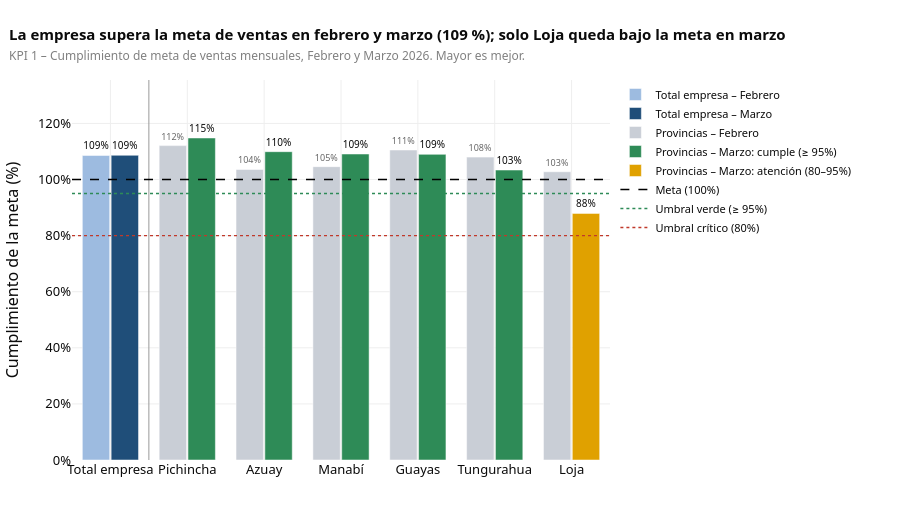

Source (notebook cell):
### Code cell
kg.fig_kpi(df, "k1", mes=3, leyenda_abajo=False,
           titulo="<b>La empresa supera la meta de ventas en febrero y marzo (109 %); solo Loja queda bajo la meta en marzo</b>").show()

### Figure 1 — Plotly figure (JSON) as saved in the notebook; plotly's stock layout.template omitted (floating-point values rounded to 4 significant figures)
{"data": [{"customdata": [[46300.0, 42640.0, 1654.0]], "hovertemplate": "<b>Total empresa</b> – Febrero<br>Cumplimiento de meta de ventas mensuales: %{y:.1f}%<br>Ventas: $%{customdata[0]:,.0f}<br>Meta: $%{customdata[1]:,.0f}<br>Ventas por día: $%{customdata[2]:,.0f}<extra></extra>", "marker": {"color": "#9dbbe0"}, "name": "Total empresa – Febrero", "offsetgroup": "ant", "text": ["109%"], "textfont": {"size": 10}, "textposition": "outside", "type": "bar", "x": ["Total empresa"], "y": [108.6]}, {"customdata": [[51290.0, 47200.0, 1654.0]], "hovertemplate": "<b>Total empresa</b> – Marzo<br>Cumplimiento de meta de ventas mensuales: %{y:.1f}%<br>Ventas: $%{customdata[0]:,.0f}<br>Meta: $%{customdata[1]:,.0f}<br>Ventas por día: $%{customdata[2]:,.0f}<extra></extra>", "marker": {"color": "#1f4e79"}, "name": "Total empresa – Marzo", "offsetgroup": "cur", "text": ["109%"], "textfont": {"size": 10}, "textposition": "outside", "type": "bar", "x": ["Total empresa"], "y": [108.6]}, {"customdata": [[12930.0, 11540.0, 461.9], [5588.0, 5394.0, 199.6], [5105.0, 4881.0, 182.3], [14970.0, 13540.0, 534.5], [4603.0, 4263.0, 164.4], [3103.0, 3019.0, 110.8]], "hovertemplate": "<b>%{x}</b> – Febrero<br>Cumplimiento de meta de ventas mensuales: %{y:.1f}%<br>Ventas: $%{customdata[0]:,.0f}<br>Meta: $%{customdata[1]:,.0f}<br>Ventas por día: $%{customdata[2]:,.0f}<extra></extra>", "marker": {"color": "#c9ced6"}, "name": "Provincias – Febrero", "offsetgroup": "ant", "text": ["112%", "104%", "105%", "111%", "108%", "103%"], "textfont": {"color": "#666", "size": 9}, "textposition": "outside", "type": "bar", "x": ["Pichincha", "Azuay", "Manabí", "Guayas", "Tungurahua", "Loja"], "y": [112.1, 103.6, 104.6, 110.5, 108.0, 102.8]}, {"customdata": [[14670.0, 12770.0, 473.2], [6565.0, 5972.0, 211.8], [5896.0, 5404.0, 190.2], [16340.0, 14990.0, 527.0], [4879.0, 4719.0, 157.4]], "hovertemplate": "<b>%{x}</b> – Marzo<br>Cumplimiento de meta de ventas mensuales: %{y:.1f}%<br>Ventas: $%{customdata[0]:,.0f}<br>Meta: $%{customdata[1]:,.0f}<br>Ventas por día: $%{customdata[2]:,.0f}<extra></extra>", "marker": {"color": "#2e8b57"}, "name": "Provincias – Marzo: cumple (≥ 95%)", "offsetgroup": "cur", "text": ["115%", "110%", "109%", "109%", "103%"], "textfont": {"size": 10}, "textposition": "outside", "type": "bar", "x": ["Pichincha", "Azuay", "Manabí", "Guayas", "Tungurahua"], "y": [114.8, 109.9, 109.1, 109.0, 103.4]}, {"customdata": [[2939.0, 3342.0, 94.81]], "hovertemplate": "<b>%{x}</b> – Marzo<br>Cumplimiento de meta de ventas mensuales: %{y:.1f}%<br>Ventas: $%{customdata[0]:,.0f}<br>Meta: $%{customdata[1]:,.0f}<br>Ventas por día: $%{customdata[2]:,.0f}<extra></extra>", "marker": {"color": "#e0a100"}, "name": "Provincias – Marzo: atención (80–95%)", "offsetgroup": "cur", "text": ["88%"], "textfont": {"size": 10}, "textposition": "outside", "type": "bar", "x": ["Loja"], "y": [87.94]}, {"line": {"color": "black", "dash": "dash", "width": 1.4}, "mode": "lines", "name": "Meta (100%)", "type": "scatter", "x": [null], "y": [null]}, {"line": {"color": "#2e8b57", "dash": "dot", "width": 1.4}, "mode": "lines", "name": "Umbral verde (≥ 95%)", "type": "scatter", "x": [null], "y": [null]}, {"line": {"color": "#c0392b", "dash": "dot", "width": 1.4}, "mode": "lines", "name": "Umbral crítico (80%)", "type": "scatter", "x": [null], "y": [null]}], "layout": {"bargap": 0.25, "bargroupgap": 0.05, "barmode": "group", "font": {"color": "#0b0b0b", "family": "system-ui, -apple-system, Segoe UI, sans-serif", "size": 13}, "height": 520, "hoverlabel": {"bgcolor": "white", "font": {"size": 12}}, "legend": {"font": {"size": 11}, "orientation": "v", "x": 1.01, "y": 1}, "margin": {"b": 60, "l": 60, "r": 290, "t": 80}, "paper_bgcolor": "rgba(0,0,0,0)", "plot_bgcolor": "white", "shapes": [{"line": {"color": "#999", "width": 1}, "type": "line", "x0": 0.5, "x1": 0.5, "xref": "x", "y0": 0, "y1": 1, "yref": "y domain"}, {"line": {"color": "black", "dash": "dash", "width": 1.4}, "type": "line", "x0": 0, "x1": 1, "xref": "x domain", "y0": 100, "y1": 100, "yref": "y"}, {"line": {"color": "#2e8b57", "dash": "dot", "width": 1.4}, "type": "line", "x0": 0, "x1": 1, "xref": "x domain", "y0": 95, "y1": 95, "yref": "y"}, {"line": {"color": "#c0392b", "dash": "dot", "width": 1.4}, "type": "line", "x0": 0, "x1": 1, "xref": "x domain", "y0": 80, "y1": 80, "yref": "y"}], "title": {"font": {"size": 15}, "text": "<b>La empresa supera la meta de ventas en febrero y marzo (109 %); solo Loja queda bajo la meta en marzo</b><br><span style='font-size:12px;color:gray'>KPI 1 – Cumplimiento de meta de ventas mensuales, Febrero y Marzo 2026. Mayor es mejor.</span>", "x": 0.01, "xanchor": "left"}, "xaxis": {"categoryarray": ["Total empresa", "Pichincha", "Azuay", "Manabí", "Guayas", "Tungurahua", "Loja"], "categoryorder": "array", "gridcolor": "#eeeeee", "title": {"text": ""}, "zeroline": false}, "yaxis": {"gridcolor": "#eeeeee", "range": [0, 135.5], "tickprefix": "", "ticksuffix": "%", "title": {"text": "Cumplimiento de la meta (%)"}, "zeroline": false}}}
